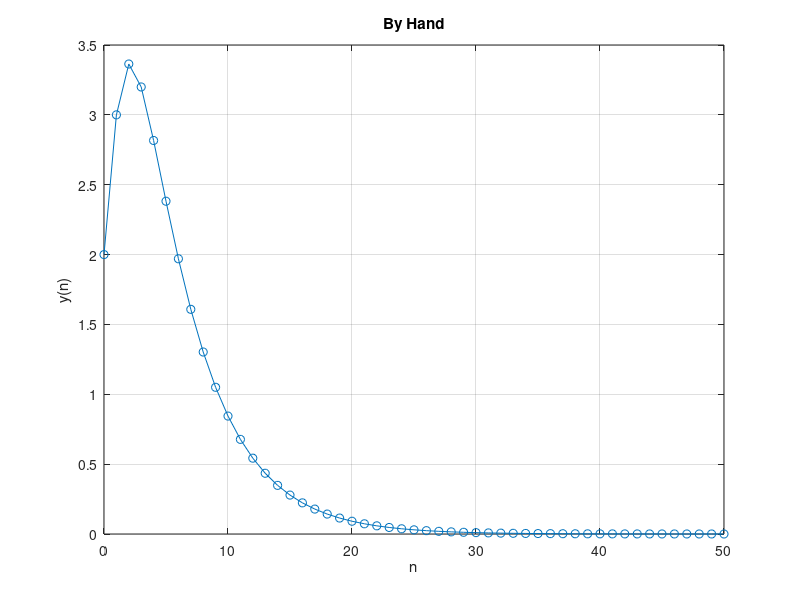
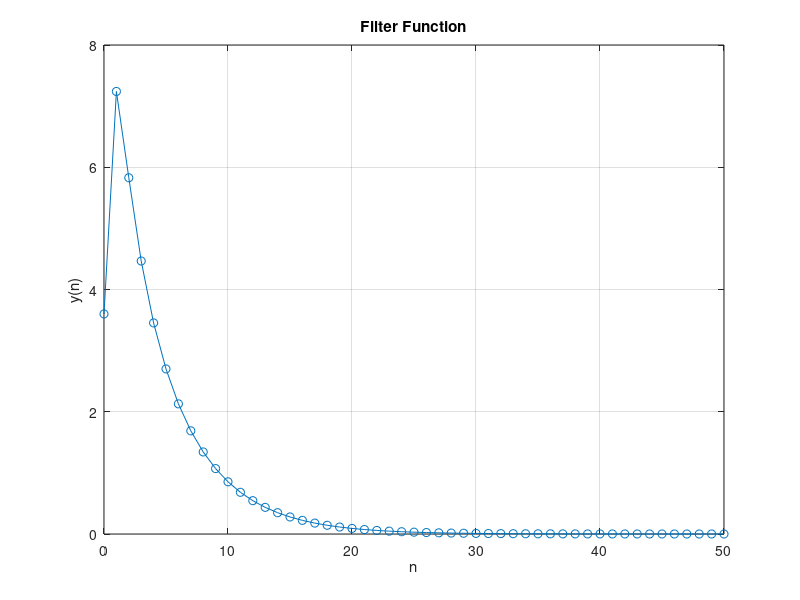

Here is the MATLAB script that generated these plots, in order:
clear;

n=0:50;
y(1) = 2;
y(2) = 3;
x = 0.8.^(n+1);
b=[2 1];
a=[1 -0.6 0.05];
z=[2 3]
if n < 0 
    x(n) = 0;
end
for k=3:51
    y(k) = 0.6*y(k-1) - 0.05*y(k-2) + 2*x(k) + x(k-1);
end
figure(1)
plot(n,y,'-o');
grid on;
xlabel("n")
ylabel("y(n)")
title("By Hand")
figure(2)
plot(n,filter(b,a,x,z), '-o')
grid on;
xlabel("n")
ylabel("y(n)")
title("Filter Function")